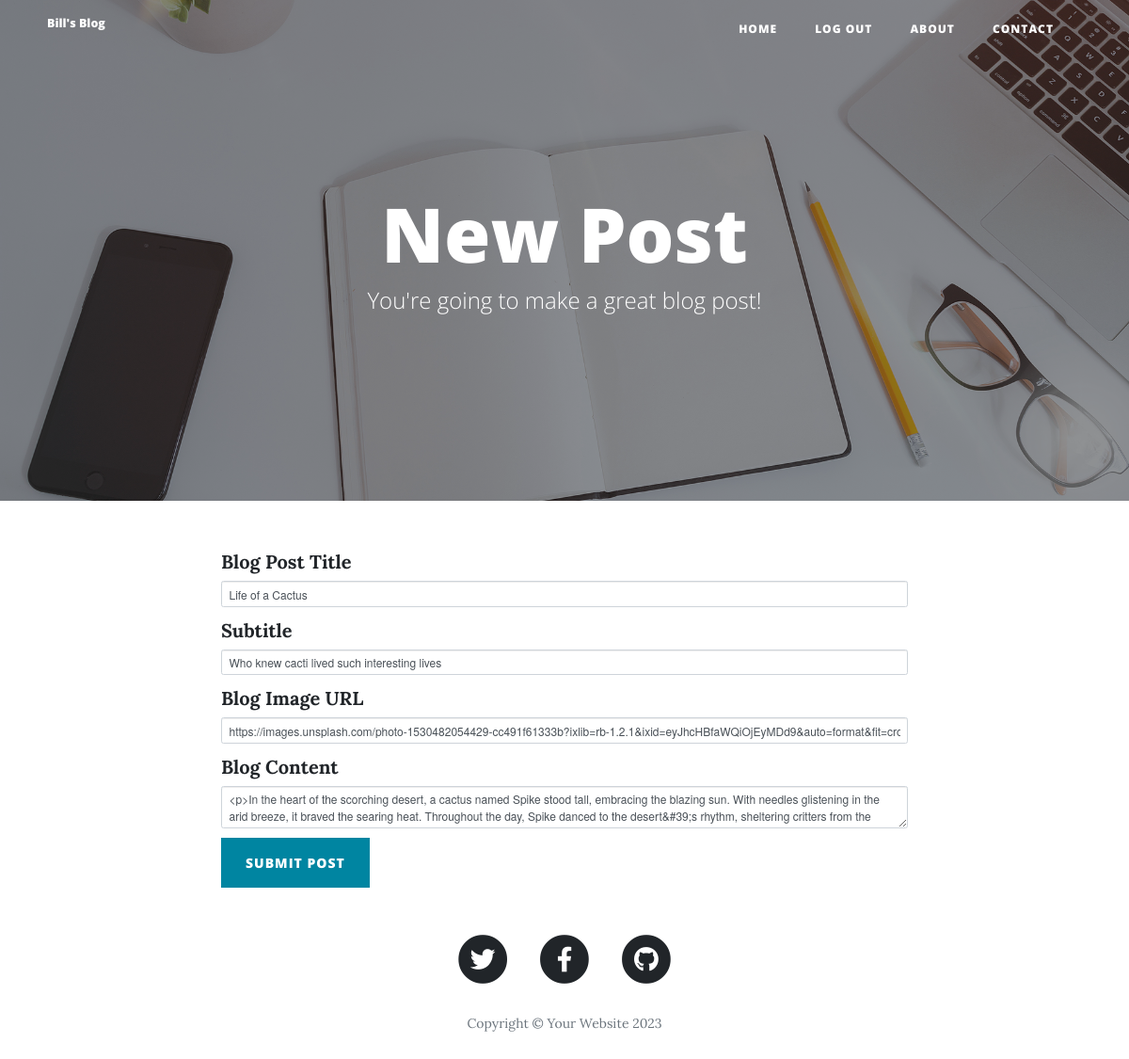
Page /edit-post/1 (signed in) on the earlier database version.
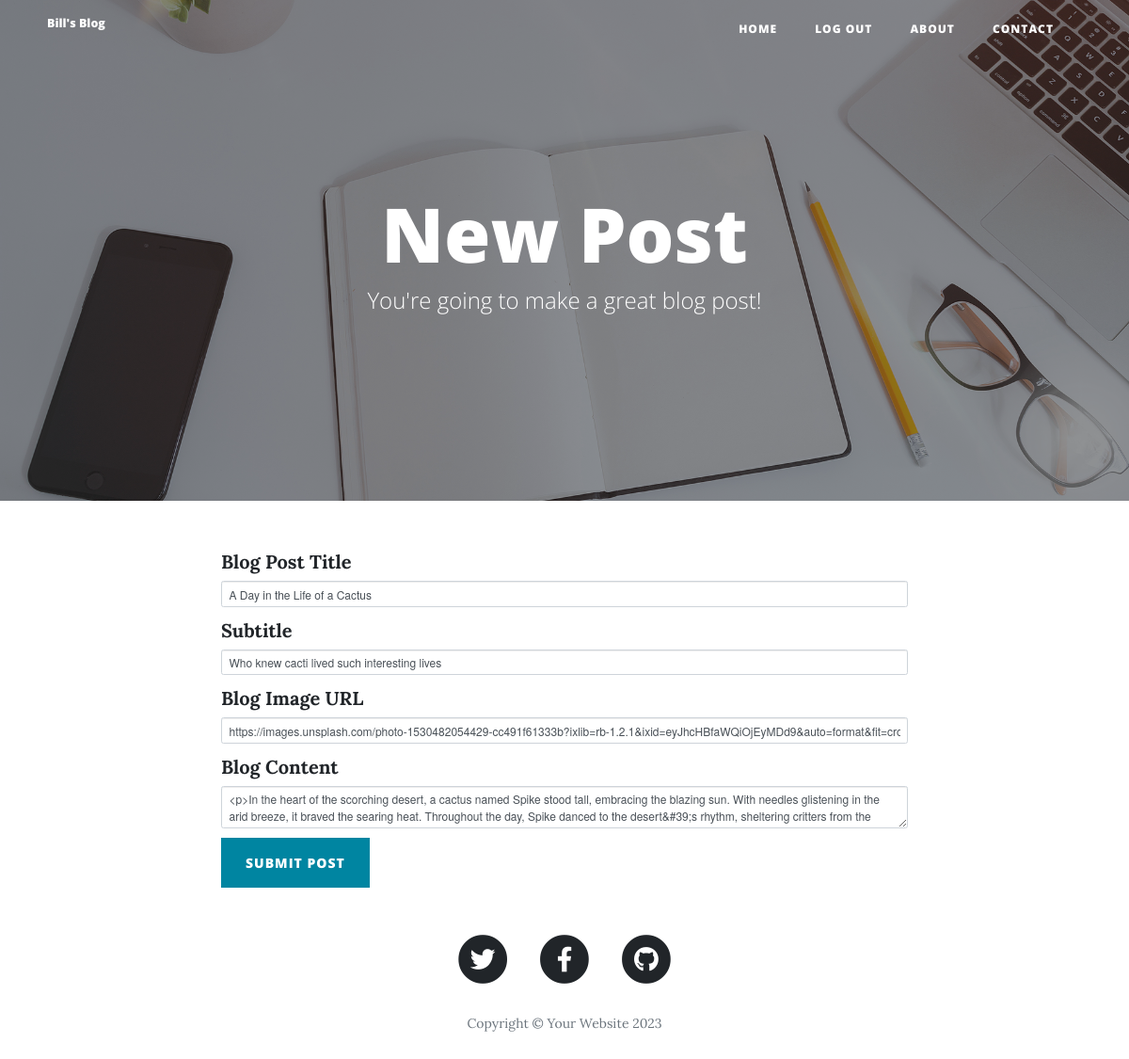
Same page on the later database version.
### main.py (models this page shows)
class BlogPost(db.Model):
    __tablename__ = "blog_posts"
    id = db.Column(db.Integer, primary_key=True)
    author_id = db.Column(db.Integer, db.ForeignKey("users.id"))
    author = relationship("User", back_populates="posts")
    title = db.Column(db.String(250), unique=True, nullable=False)
    subtitle = db.Column(db.String(250), nullable=False)
    date = db.Column(db.String(250), nullable=False)
    body = db.Column(db.Text, nullable=False)
    img_url = db.Column(db.String(250), nullable=False)
    comments = relationship("Comment", back_populates="parent_post")

### main.py (the view, shortened to what this page needs)
@app.route("/edit-post/<int:post_id>", methods=["GET", "POST"])
@admin_only
def edit_post(post_id):
    post = BlogPost.query.get(post_id)
    edit_form = CreatePostForm(
        title=post.title,
        subtitle=post.subtitle,
        img_url=post.img_url,
        author=post.author,
        body=post.body
    )
    return render_template("make-post.html", form=edit_form)

### forms.py
class CreatePostForm(FlaskForm):
    title = StringField("Blog Post Title", validators=[DataRequired()])
    subtitle = StringField("Subtitle", validators=[DataRequired()])
    img_url = StringField("Blog Image URL", validators=[DataRequired(), URL()])
    body = CKEditorField("Blog Content", validators=[DataRequired()])
    submit = SubmitField("Submit Post")

### main.py (called while the page is built)
def admin_only(f):
    @wraps(f)
    def decorated_function(*args, **kwargs):
        if current_user.id != 1:
            return abort(403)
        return f(*args, **kwargs)
    return decorated_function

@login_manager.user_loader
def load_user(user_id):
    return User.query.get(int(user_id))

### templates/make-post.html (shortened to what this page needs)
{% extends 'bootstrap/base.html' %}
{% import "bootstrap/wtf.html" as wtf %}
{% block content %}
{% include "header.html" %}
  <header class="masthead" style="background-image: url('{{ url_for('static', filename='img/edit-bg.jpg')}}')">
    <div class="overlay"></div>
    <div class="container">
      <div class="row">
        <div class="col-lg-8 col-md-10 mx-auto">
          <div class="page-heading">
              {% if is_edit %}
              <h1>Edit Post</h1>
              {% else: %}
            <h1>New Post</h1>
              {% endif %}
            <span class="subheading">You're going to make a great blog post!</span>
          </div>
        </div>
      </div>
    </div>
  </header>
  <div class="container">
    <div class="row">
      <div class="col-lg-8 col-md-10 mx-auto">
        {{ wtf.quick_form(form, novalidate=True, button_map={"submit": "primary"}) }}
      </div>
    </div>
  </div>
{% include "footer.html" %}
{% endblock %}

### templates/header.html (shortened to what this page needs)
<!DOCTYPE html>
<html lang="en">
<head>
  <link href="{{ url_for('static', filename='vendor/bootstrap/css/bootstrap.min.css') }}" rel="stylesheet">
  <link href="{{ url_for('static', filename='vendor/fontawesome-free/css/all.min.css')}}" rel="stylesheet" type="text/css">
  <link href="{{ url_for('static', filename='css/clean-blog.min.css')}}" rel="stylesheet">
</head>
<body>
  <nav class="navbar navbar-expand-lg navbar-light fixed-top" id="mainNav">
    <div class="container">
      <a class="navbar-brand" href="{{url_for('get_all_posts')}}">Bill's Blog</a>
      <div class="collapse navbar-collapse" id="navbarResponsive">
        <ul class="navbar-nav ml-auto">
          <li class="nav-item">
            <a class="nav-link" href="{{ url_for('get_all_posts') }}">Home</a>
          </li>
          {% if not current_user.is_authenticated: %}
          <li class="nav-item">
            <a class="nav-link" href="{{ url_for('login') }}">Login</a>
          </li>
          <li class="nav-item">
            <a class="nav-link" href="{{ url_for('register') }}">Register</a>
          </li>
          {% else: %}
          <li class="nav-item">
            <a class="nav-link" href="{{ url_for('logout') }}">Log Out</a>
          </li>
          {% endif %}
          <li class="nav-item">
            <a class="nav-link" href="{{ url_for('about') }}">About</a>
          </li>
          <li class="nav-item">
            <a class="nav-link" href="{{ url_for('contact') }}">Contact</a>
          </li>
        </ul>
      </div>
    </div>
  </nav>

### templates/footer.html (shortened to what this page needs)
  <footer>
    <div class="container">
      <div class="row">
        <div class="col-lg-8 col-md-10 mx-auto">
          <ul class="list-inline text-center">
            <li class="list-inline-item">
              <a href="#">
                <span class="fa-stack fa-lg">
                  <i class="fas fa-circle fa-stack-2x"></i>
                  <i class="fab fa-twitter fa-stack-1x fa-inverse"></i>
                </span>
              </a>
            </li>
            <li class="list-inline-item">
              <a href="#">
                <span class="fa-stack fa-lg">
                  <i class="fas fa-circle fa-stack-2x"></i>
                  <i class="fab fa-facebook-f fa-stack-1x fa-inverse"></i>
                </span>
              </a>
            </li>
            <li class="list-inline-item">
              <a href="#">
                <span class="fa-stack fa-lg">
                  <i class="fas fa-circle fa-stack-2x"></i>
                  <i class="fab fa-github fa-stack-1x fa-inverse"></i>
                </span>
              </a>
            </li>
          </ul>
          <p class="copyright text-muted">Copyright &copy; Your Website 2023</p>
        </div>
      </div>
    </div>
  </footer>
</body>
</html>

Differences in the rows shown:
changed BlogPost "Who knew cacti lived such interesting lives": title "Life of a Cactus" → "A Day in the Life of a Cactus"
